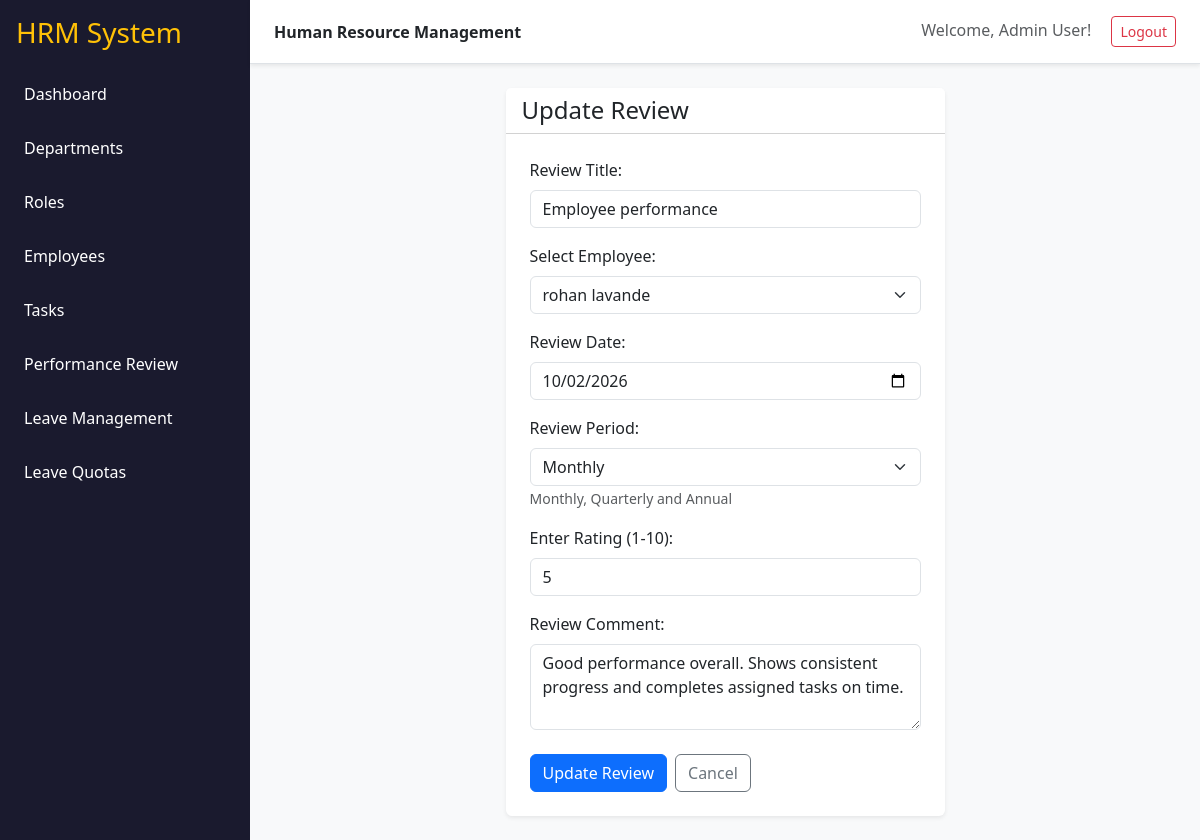
The page /reviews/1/edit (signed in) on the database its author committed.
### tables this page shows
CREATE TABLE performance_review (
            review_id INTEGER PRIMARY KEY AUTOINCREMENT,
            review_title VARCHAR(100) NOT NULL,
            review_date DATE NOT NULL,
            employee_id INTEGER NOT NULL,
            reviewed_by INTEGER NOT NULL,
            review_period VARCHAR(100) NOT NULL,
            rating INTEGER NOT NULL,
            comments VARCHAR(300),
            created_at DATETIME NOT NULL,
            updated_at DATETIME NOT NULL,
            FOREIGN KEY (employee_id) REFERENCES user (employee_id),
            FOREIGN KEY (reviewed_by) REFERENCES user (employee_id)
        );

CREATE TABLE user (
            employee_id INTEGER PRIMARY KEY AUTOINCREMENT,
            first_name VARCHAR(100) NOT NULL,
            last_name VARCHAR(100) NOT NULL,
            username VARCHAR(100) NOT NULL UNIQUE,
            password VARCHAR(100) NOT NULL,
            email VARCHAR(100) NOT NULL UNIQUE,
            mobile VARCHAR(100) NOT NULL,
            dept_id INTEGER,
            role_id INTEGER,
            reporting_manager_id INTEGER,
            date_of_joining DATE,
            created_at DATETIME NOT NULL,
            updated_at DATETIME NOT NULL,
            FOREIGN KEY (dept_id) REFERENCES department (dept_id),
            FOREIGN KEY (role_id) REFERENCES role (role_id),
            FOREIGN KEY (reporting_manager_id) REFERENCES user (employee_id)
        );

### app.py (the view, shortened to what this page needs)
@app.route("/reviews/<int:review_id>/edit", methods=["GET", "POST"])
@login_required
def edit_review(review_id):
    conn = get_db()
    current_user_id = session.get("employee_id")
    review_row = conn.execute("SELECT * FROM performance_review WHERE review_id = ?", (review_id,)).fetchone()
    if not review_row:
        conn.close()
        flash("Review not found.", "danger")
        return redirect(url_for("reviews"))
    direct_reports = conn.execute(
        "SELECT employee_id, first_name, last_name FROM user WHERE reporting_manager_id = ?",
        (current_user_id,)
    ).fetchall()
    conn.close()
    return render_template("review_form.html", review=review_row, reports=direct_reports)

### app.py (called while the page is built)
def login_required(f):
    @wraps(f)
    def decorated_function(*args, **kwargs):
        if 'employee_id' not in session:
            return redirect(url_for('login'))
        return f(*args, **kwargs)
    return decorated_function

def get_db():
    conn = sqlite3.connect(DB_NAME)
    conn.row_factory = sqlite3.Row
    return conn

### templates/review_form.html (shortened to what this page needs)
{% extends "base.html" %}
{% block content %}
<div class="row justify-content-center">
    <div class="col-md-6">
        <div class="card shadow-sm">
            <div class="card-header bg-white">
                <h4 class="mb-0">{% if review %}Update Review{% else %}Add Review{% endif %}</h4>
            </div>
            <div class="card-body p-4">
                <form method="post">
                    <div class="mb-3">
                        <label class="form-label">Review Title:</label>
                        <input type="text" class="form-control" name="review_title" value="{{ review.review_title if review else '' }}" required>
                    </div>
                    <div class="mb-3">
                        <label class="form-label">Select Employee:</label>
                        <select name="employee_id" class="form-select" required>
                            {% for report in reports %}
                            <option value="{{ report.employee_id }}" {% if review and review.employee_id == report.employee_id %}selected{% endif %}>
                                {{ report.first_name }} {{ report.last_name }}
                            </option>
                            {% endfor %}
                        </select>
                    </div>
                    <div class="mb-3">
                        <label class="form-label">Review Date:</label>
                        <input type="date" class="form-control" name="review_date" value="{{ review.review_date if review else '' }}" required>
                    </div>
                    <div class="mb-3">
                        <label class="form-label">Review Period:</label>
                        <select name="review_period" class="form-select" required>
                            <option value="Monthly" {% if review and review.review_period == 'Monthly' %}selected{% endif %}>Monthly</option>
                        </select>
                        <small class="text-muted">Monthly, Quarterly and Annual</small>
                    </div>
                    <div class="mb-3">
                        <label class="form-label">Enter Rating (1-10):</label>
                        <input type="number" class="form-control" name="rating" min="1" max="10" value="{{ review.rating if review else '' }}" required>
                    </div>
                    <div class="mb-4">
                        <label class="form-label">Review Comment:</label>
                        <textarea class="form-control" name="comments" rows="3">{{ review.comments if review else '' }}</textarea>
                    </div>
                    <div class="d-flex gap-2">
                        <button type="submit" class="btn btn-primary">
                            {% if review %}Update Review{% else %}Add Review{% endif %}
                        </button>
                        <a href="{{ url_for('reviews') }}" class="btn btn-outline-secondary">Cancel</a>
                    </div>
                </form>
            </div>
        </div>
    </div>
</div>
{% endblock %}

### static/css/style.css (style rules this page uses)
body { background: #f6f8fb; }
.card { border: 0; }

### rows shown on the page
performance_review: review_title "Employee performance", employee_id "rohan lavande", review_date "10/02/2026", review_period "Monthly", rating "5", comments "Good performance overall. Shows consistent progress and completes assigned tasks on time."

### other values the page prints
{{ session.get('name', 'User') }} "Admin User"
